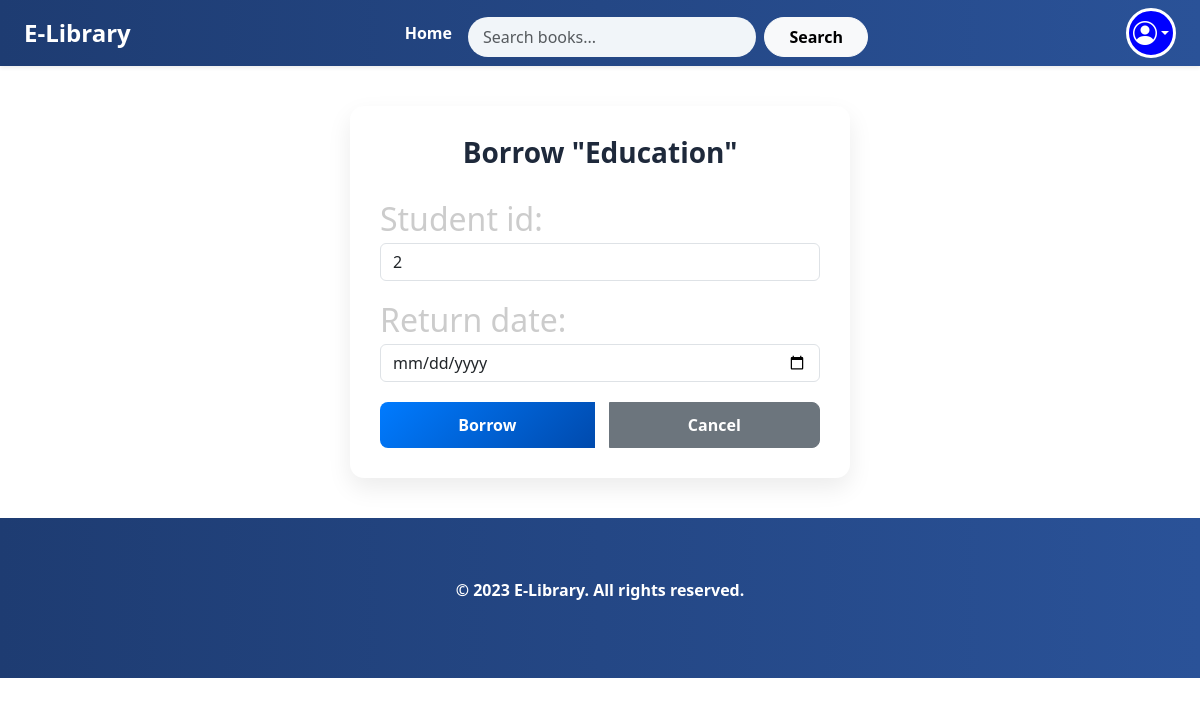
The app's page /borrow/24/ (signed in), older data.
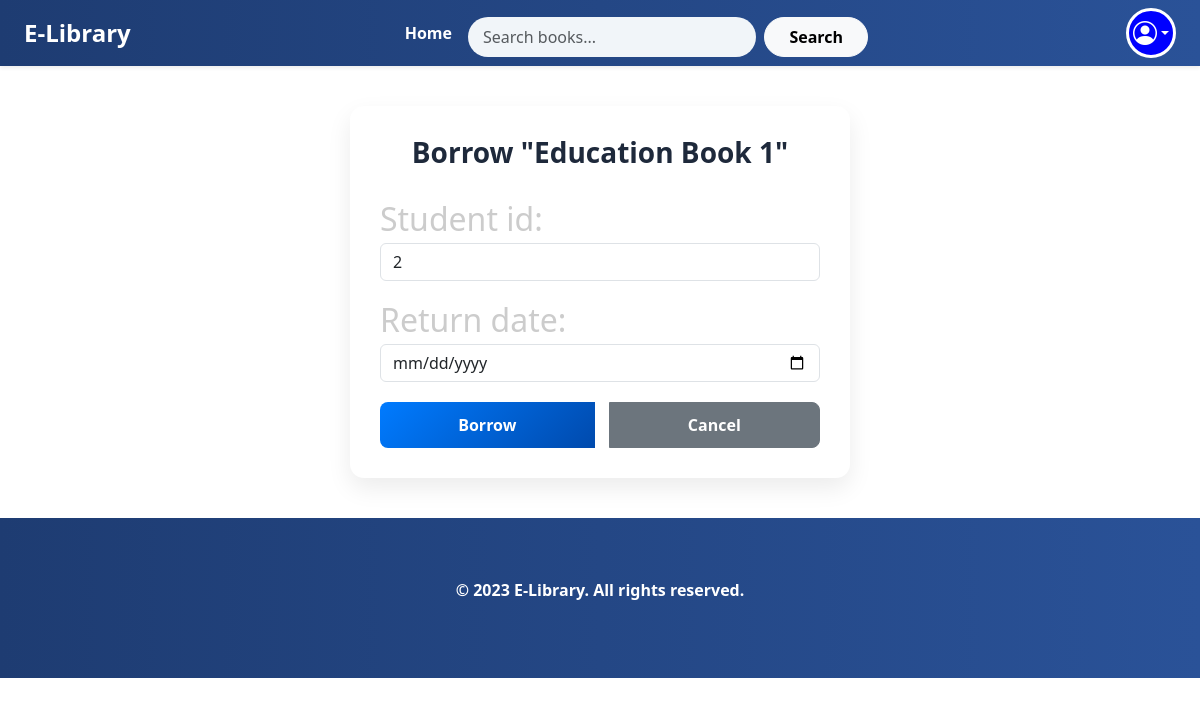
The same page, newer data.
### library_web/models.py (models this page shows, shortened)
class EBooksModel(models.Model):
    book_id = models.CharField(max_length=20, unique=True, blank=True)
    title = models.CharField(max_length=200)
    subtitle = models.CharField(max_length=255, blank=True)
    author = models.CharField(max_length=200)
    publisher = models.CharField(max_length=200)
    description = models.TextField()
    category = models.CharField(max_length=50)
    image = models.ImageField(upload_to="books/")
    rating = models.IntegerField(default=0)
    borrow_count = models.PositiveIntegerField(default=0)
    is_borrowed = models.BooleanField(default=False)

### library_web/views.py (the view)
# urls.py: path('borrow/<int:book_id>/', views.borrow_book, name='borrow_book'),
@require_http_methods(["GET", "POST"])
@csrf_protect
@login_required(login_url="login")
def borrow_book(request, book_id):
    book = get_object_or_404(EBooksModel, id=book_id)
    user = request.user
    active_record = BorrowRecord.objects.filter(
        book=book, actual_return_date__isnull=True
    ).first()
    if active_record:
        messages.error(request, "This book is already borrowed.")
        return redirect("book_detail", book_id=book_id)
    if request.method == "POST":
        form = BorrowForm(request.POST)
        if form.is_valid():
            borrow_record = form.save(commit=False)
            borrow_record.book = book
            borrow_record.user = user
            borrow_record.borrow_date = date.today()
            if borrow_record.borrow_date > borrow_record.return_date:
                messages.error(
                    request,
                    "Return date cannot be before the borrow date.",
                )
                return render(
                    request, "borrow_book.html", {"form": form, "book": book}
                )
            borrow_record.save()
            book.borrow_count += 1
            book.is_borrowed = True
            book.save()
            return render(request, "borrow_message.html", {"record": borrow_record})
    else:
        form = BorrowForm(initial={"student_id": user.id})
    return render(request, "borrow_book.html", {"form": form, "book": book})

### library_web/forms.py (shortened to what this page needs)
class BorrowForm(forms.ModelForm):
    class Meta:
        model = BorrowRecord
        fields = ["student_id", "return_date"]
        widgets = {
            "student_id": forms.TextInput(
                attrs={
                    "class": "form-control",
                    "placeholder": "Enter Student ID"
                }
            ),
            "return_date": forms.DateInput(
                attrs={
                    "type": "date",
                    "class": "form-control"
                }
            ),
        }

### library_web/templates/borrow_book.html (shortened to what this page needs)
{% load static %}
<!doctype html>
<html lang="en">
  <head>
    <link href="https://cdn.jsdelivr.net/npm/bootstrap@5.3.2/dist/css/bootstrap.min.css"
          rel="stylesheet">
    <link rel="stylesheet" type="text/css" href="{% static 'library_web/style.css' %}">
    <link rel="stylesheet" href="https://cdn.jsdelivr.net/npm/bootstrap-icons@1.10.5/font/bootstrap-icons.css">
  </head>
  <body>
    {% include 'navigation.html' %}
    <div class="borrow-container">
    <div class="borrow-card">
        <h2 class="borrow-title">Borrow "{{ book.title }}"</h2>
        <form method="POST">
            <div class="form-fields">
                {{ form.as_p }}
            </div>
            <div class="btn-group">
                <button type="submit" class="btn btn-primary modern-btn">Borrow</button>
                <a href="{% url 'home' %}" class="btn btn-secondary modern-btn cancel-btn">Cancel</a>
            </div>
        </form>
    </div>
    </div>
    {% include 'footer.html' %}
  </body>
</html>

Row changes from the older to the newer data that the page shows:
changed EBooksModel: title "Education" → "Education Book 1"
